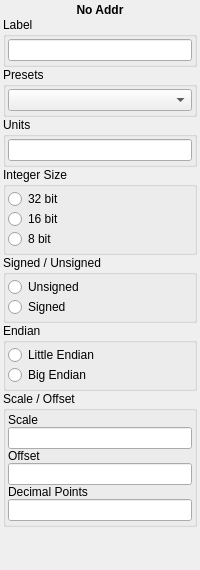
       <widget class="QWidget" name="tabAxis1">
        <attribute name="title">
         <string>X Axis</string>
        </attribute>
        <layout class="QVBoxLayout" name="verticalLayout_4">
         <property name="spacing">
          <number>0</number>
         </property>
         <property name="margin">
          <number>3</number>
         </property>
         <item>
          <widget class="QLabel" name="addrAxis1">
           <property name="font">
            <font>
             <weight>75</weight>
             <bold>true</bold>
            </font>
           </property>
           <property name="text">
            <string>No Addr</string>
           </property>
           <property name="alignment">
            <set>Qt::AlignCenter</set>
           </property>
          </widget>
         </item>
         <item>
          <widget class="QGroupBox" name="group_labelAxis1">
           <property name="sizePolicy">
            <sizepolicy hsizetype="Preferred" vsizetype="Minimum">
             <horstretch>0</horstretch>
             <verstretch>0</verstretch>
            </sizepolicy>
           </property>
           <property name="title">
            <string>Label</string>
           </property>
           <layout class="QGridLayout" name="gridLayout_4">
            <property name="leftMargin">
             <number>2</number>
            </property>
            <property name="topMargin">
             <number>2</number>
            </property>
            <property name="rightMargin">
             <number>2</number>
            </property>
            <property name="bottomMargin">
             <number>3</number>
            </property>
            <property name="spacing">
             <number>0</number>
            </property>
            <item row="0" column="0">
             <widget class="QLineEdit" name="labelAxis1"/>
            </item>
           </layout>
          </widget>
         </item>
         <item>
          <widget class="QGroupBox" name="group_presetAxis1">
           <property name="sizePolicy">
            <sizepolicy hsizetype="Preferred" vsizetype="Minimum">
             <horstretch>0</horstretch>
             <verstretch>0</verstretch>
            </sizepolicy>
           </property>
           <property name="title">
            <string>Presets</string>
           </property>
           <layout class="QGridLayout" name="gridLayout_5">
            <property name="leftMargin">
             <number>2</number>
            </property>
            <property name="topMargin">
             <number>2</number>
            </property>
            <property name="rightMargin">
             <number>2</number>
            </property>
            <property name="bottomMargin">
             <number>3</number>
            </property>
            <property name="spacing">
             <number>0</number>
            </property>
            <item row="0" column="0">
             <widget class="QComboBox" name="presetAxis1"/>
            </item>
           </layout>
          </widget>
         </item>
         <item>
          <widget class="QGroupBox" name="group_unitsAxis1">
           <property name="sizePolicy">
            <sizepolicy hsizetype="Preferred" vsizetype="Minimum">
             <horstretch>0</horstretch>
             <verstretch>0</verstretch>
            </sizepolicy>
           </property>
           <property name="title">
            <string>Units</string>
           </property>
           <layout class="QGridLayout" name="gridLayout_9">
            <property name="leftMargin">
             <number>2</number>
            </property>
            <property name="topMargin">
             <number>2</number>
            </property>
            <property name="rightMargin">
             <number>2</number>
            </property>
            <property name="bottomMargin">
             <number>3</number>
            </property>
            <property name="spacing">
             <number>0</number>
            </property>
            <item row="0" column="0">
             <widget class="QLineEdit" name="unitsAxis1"/>
            </item>
           </layout>
          </widget>
         </item>
         <item>
          <widget class="QGroupBox" name="group_sizeAxis1">
           <property name="sizePolicy">
            <sizepolicy hsizetype="Preferred" vsizetype="Minimum">
             <horstretch>0</horstretch>
             <verstretch>0</verstretch>
            </sizepolicy>
           </property>
           <property name="title">
            <string>Integer Size</string>
           </property>
           <layout class="QVBoxLayout" name="verticalLayout_10">
            <property name="spacing">
             <number>0</number>
            </property>
            <property name="leftMargin">
             <number>2</number>
            </property>
            <property name="topMargin">
             <number>2</number>
            </property>
            <property name="rightMargin">
             <number>2</number>
            </property>
            <property name="bottomMargin">
             <number>3</number>
            </property>
            <item>
             <widget class="QRadioButton" name="button_32bitAxis1">
              <property name="text">
               <string>32 bit</string>
              </property>
             </widget>
            </item>
            <item>
             <widget class="QRadioButton" name="button_16bitAxis1">
              <property name="text">
               <string>16 bit</string>
              </property>
             </widget>
            </item>
            <item>
             <widget class="QRadioButton" name="button_8bitAxis1">
              <property name="text">
               <string>8 bit</string>
              </property>
             </widget>
            </item>
           </layout>
          </widget>
         </item>
         <item>
          <widget class="QGroupBox" name="group_signedAxis1">
           <property name="sizePolicy">
            <sizepolicy hsizetype="Preferred" vsizetype="Minimum">
             <horstretch>0</horstretch>
             <verstretch>0</verstretch>
            </sizepolicy>
           </property>
           <property name="title">
            <string>Signed / Unsigned</string>
           </property>
           <layout class="QVBoxLayout" name="verticalLayout_11">
            <property name="spacing">
             <number>0</number>
            </property>
            <property name="leftMargin">
             <number>2</number>
            </property>
            <property name="topMargin">
             <number>2</number>
            </property>
            <property name="rightMargin">
             <number>2</number>
            </property>
            <property name="bottomMargin">
             <number>3</number>
            </property>
            <item>
             <widget class="QRadioButton" name="unsignedAxis1">
              <property name="text">
               <string>Unsigned</string>
              </property>
             </widget>
            </item>
            <item>
             <widget class="QRadioButton" name="signedAxis1">
              <property name="text">
               <string>Signed</string>
              </property>
             </widget>
            </item>
           </layout>
          </widget>
         </item>
         <item>
          <widget class="QGroupBox" name="group_endianAxis1">
           <property name="sizePolicy">
            <sizepolicy hsizetype="Preferred" vsizetype="Minimum">
             <horstretch>0</horstretch>
             <verstretch>0</verstretch>
            </sizepolicy>
           </property>
           <property name="title">
            <string>Endian</string>
           </property>
           <layout class="QVBoxLayout" name="verticalLayout_12">
            <property name="spacing">
             <number>0</number>
            </property>
            <property name="leftMargin">
             <number>2</number>
            </property>
            <property name="topMargin">
             <number>2</number>
            </property>
            <property name="rightMargin">
             <number>2</number>
            </property>
            <property name="bottomMargin">
             <number>3</number>
            </property>
            <item>
             <widget class="QRadioButton" name="littleEndianAxis1">
              <property name="text">
               <string>Little Endian</string>
              </property>
             </widget>
            </item>
            <item>
             <widget class="QRadioButton" name="bigEndianAxis1">
              <property name="text">
               <string>Big Endian</string>
              </property>
             </widget>
            </item>
           </layout>
          </widget>
         </item>
         <item>
          <widget class="QGroupBox" name="group_scaleAxis1">
           <property name="sizePolicy">
            <sizepolicy hsizetype="Preferred" vsizetype="Minimum">
             <horstretch>0</horstretch>
             <verstretch>0</verstretch>
            </sizepolicy>
           </property>
           <property name="title">
            <string>Scale / Offset</string>
           </property>
           <layout class="QVBoxLayout" name="verticalLayout_13">
            <property name="spacing">
             <number>0</number>
            </property>
            <property name="leftMargin">
             <number>2</number>
            </property>
            <property name="topMargin">
             <number>2</number>
            </property>
            <property name="rightMargin">
             <number>2</number>
            </property>
            <property name="bottomMargin">
             <number>3</number>
            </property>
            <item>
             <widget class="QLabel" name="label_scaleAxis1">
              <property name="text">
               <string>Scale</string>
              </property>
              <property name="buddy">
               <cstring>edit_scaleMap</cstring>
              </property>
             </widget>
            </item>
            <item>
             <widget class="QLineEdit" name="edit_scaleAxis1"/>
            </item>
            <item>
             <widget class="QLabel" name="label_offsetAxis1">
              <property name="text">
               <string>Offset</string>
              </property>
              <property name="buddy">
               <cstring>edit_offsetMap</cstring>
              </property>
             </widget>
            </item>
            <item>
             <widget class="QLineEdit" name="edit_offsetAxis1"/>
            </item>
            <item>
             <widget class="QLabel" name="label_dpAxis1">
              <property name="text">
               <string>Decimal Points</string>
              </property>
              <property name="buddy">
               <cstring>edit_scaleMap</cstring>
              </property>
             </widget>
            </item>
            <item>
             <widget class="QLineEdit" name="edit_dpAxis1"/>
            </item>
           </layout>
          </widget>
         </item>
         <item>
          <spacer name="verticalSpacer_2">
           <property name="orientation">
            <enum>Qt::Vertical</enum>
           </property>
           <property name="sizeHint" stdset="0">
            <size>
             <width>20</width>
             <height>40</height>
            </size>
           </property>
          </spacer>
         </item>
        </layout>
       </widget>
